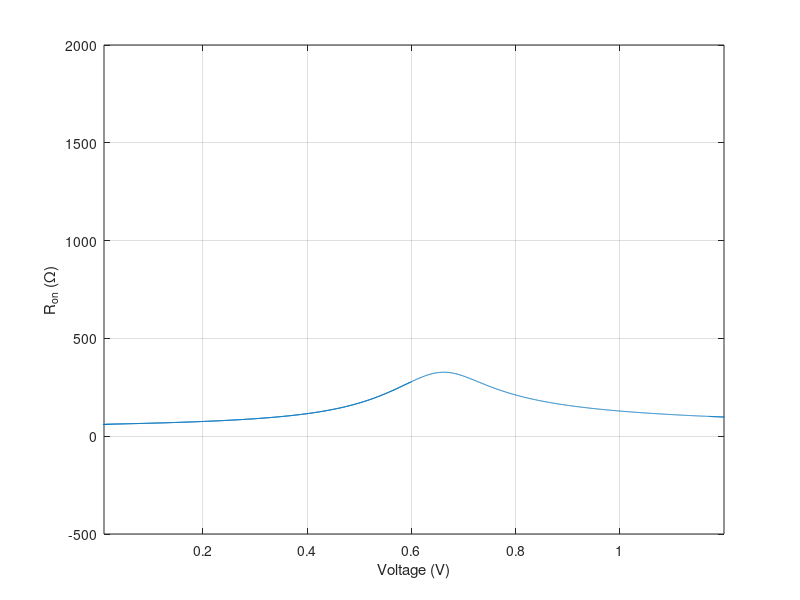

Here is the MATLAB script that generated this plot:
close all;

%% Read data from CSV in the same folder
M = csvread('ron.csv', 1, 0);
t = M(:, 1);
index = t > 10e-6;
v1 = M(index, 2);
v2 = M(index, 4);
i = M(index, 6);
r = (v1-v2)./i;

disp(max(r(v1 > 0.01)));

%% Generate plot
plot(v1, r);
xlabel('Voltage (V)');
ylabel('R_{on} (\Omega)');
xlim([0.01, 1.2]);
grid on;

saveas(gcf, 'ron.eps', 'epsc');
